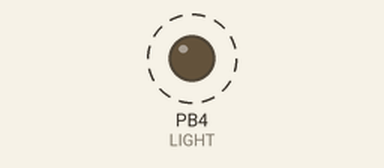
Bench run of a program on a simulated ATmega328P, built with avr-gcc and emulated at 16 MHz. Parts: output pins drawn as LEDs (lit = HIGH). Dashed ring = blinking.

Above: at 0.5 s.
Timing chart, 0 to 4.6 s (numbered marks = the images above):
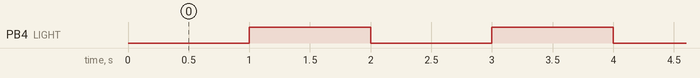

The program:

main.c
```c
/*
 * final.c
 *
 * Created: 6/2/2022 7:45:50 AM
 * Author : chris
 */

#define F_CPU 16000000UL
#define LIGHT (1 << DDB4)
#include <avr/io.h>
#include <util/delay.h>
#include <avr/interrupt.h>


int main(void){
	DDRB=0x10;		//set DDRB4 to output
	// Setup Prescaler - divide 16MHz by 256
	TCCR1B |= (1 << CS12) | (1<<WGM12);
	// Setup Output Compare Register A
	OCR1A = 62500;
	while(1)
	{
		if(TIFR1&(1<<OCF1A))
		{
			// Reset counter
			TIFR1 = (1<<OCF1A);
			PORTB ^= LIGHT;
		}
	}
}
```

Measured:
- by itself, PB4 (LIGHT): alternates HIGH for 1.0 s and LOW for 1.0 s
